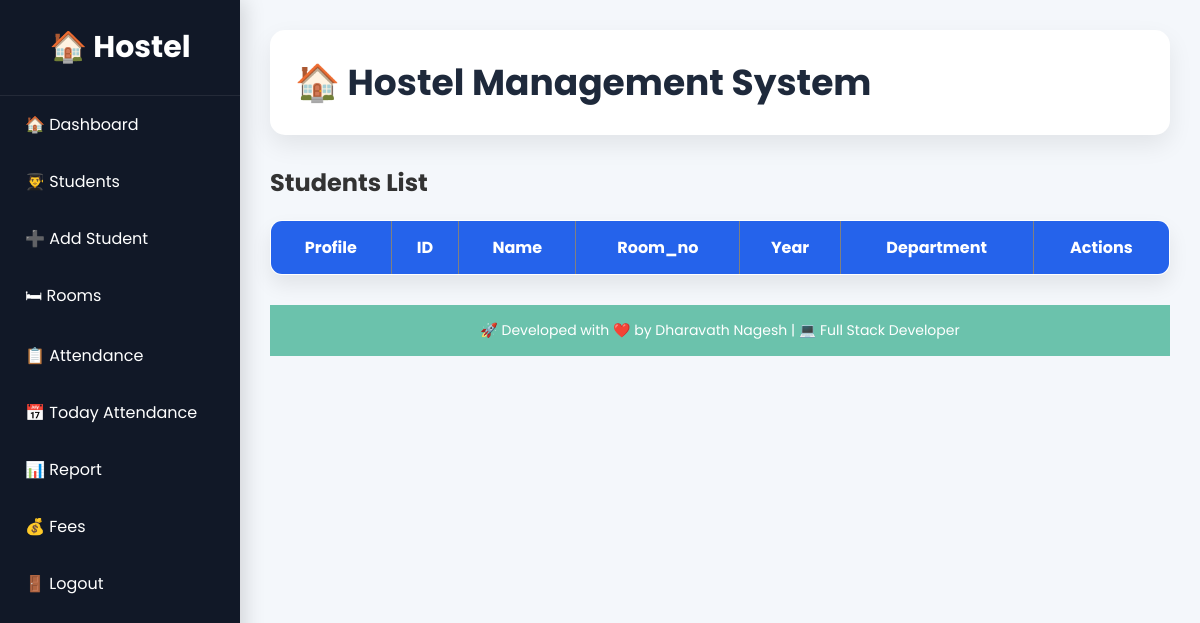
The page /students (signed in) on the database as committed earlier.
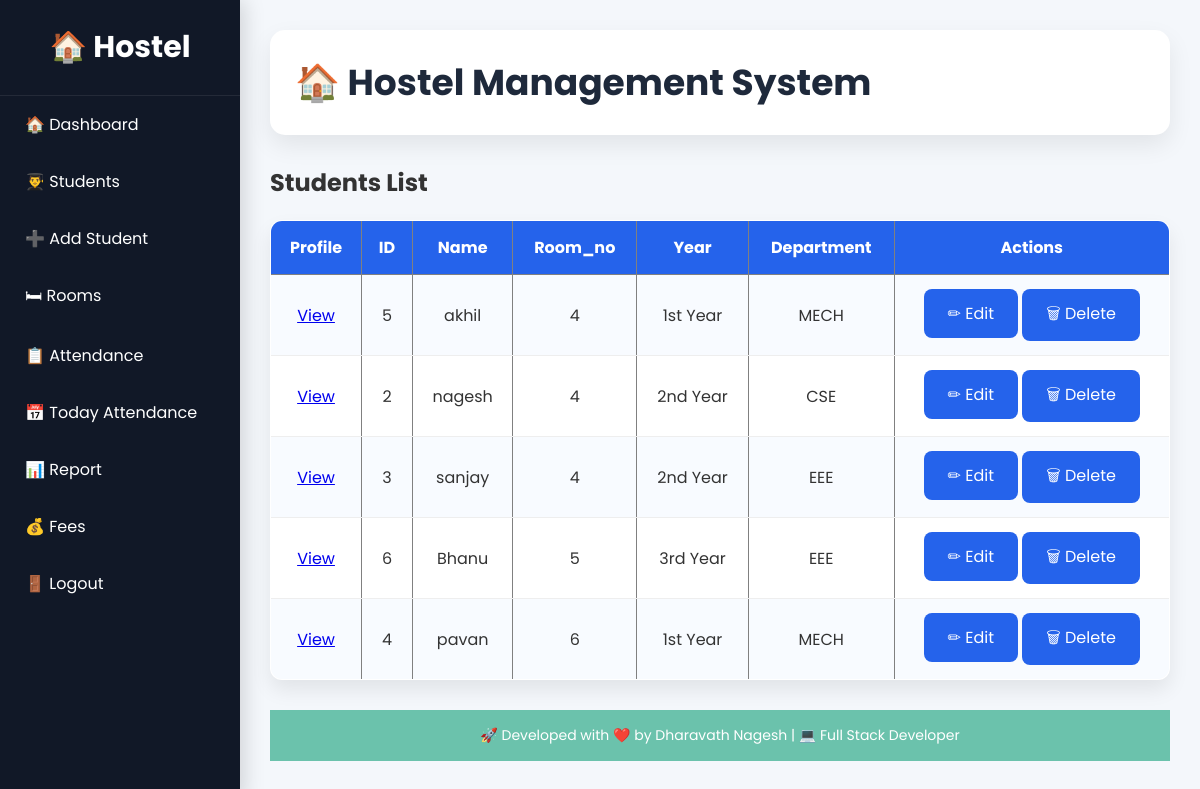
The same page on the database as committed later.
### tables this page shows
CREATE TABLE students (
        id INTEGER PRIMARY KEY AUTOINCREMENT,
        name TEXT,
        gender TEXT,
        mobile TEXT,
        address TEXT,
        room_no INTEGER,
        year TEXT,
        department TEXT
    );

### app.py (the view)
@app.route("/students")
def students():
    if not is_logged_in():
        return redirect(url_for("login"))
    conn = get_db()
    cursor = conn.cursor()
    cursor.execute("""
        SELECT *
        FROM students
        ORDER BY room_no, name
    """)
    students = cursor.fetchall()
    for student in students:
        print(dict(student))
    conn.close()
    return render_template(
        "students.html",
        students=students
    )

### app.py (called while the page is built)
def is_logged_in():
    return "user" in session

### database.py (called while the page is built)
def get_db():
    conn = sqlite3.connect(DATABASE)
    conn.row_factory = sqlite3.Row
    return conn

### templates/students.html (shortened to what this page needs)
{% extends "layout.html" %}
{% block content %}
<h2>Students List</h2>
<table border="1" cellpadding="10">
    <tr>
        <th>Profile</th>
        <th>ID</th>
        <th>Name</th>
        <th>Room_no</th>
        <th>Year</th>
        <th>Department</th>
        <th>Actions</th>
    </tr>
    {% for student in students %}
    <tr>
        <td>
    <a href="{{ url_for('student_profile', id=student.id) }}">
                View
            </a>
        </td>
        <td>{{ student.id }}</td>
        <td>{{ student.name }}</td>
        <td>{{ student.room_no }}</td>
        <td>{{ student.year }}</td>
        <td>{{ student.department }}</td>
    <td>
    <a href="{{ url_for('edit_student', student_id=student['id']) }}" class="btn btn-warning btn-sm">
            ✏ Edit
        </a>
    <a href="{{ url_for('delete_student', student_id=student['id']) }}" class="btn btn-danger btn-sm"
        onclick="return confirm('Delete this student?')">
        🗑 Delete
    </a>
    </td>
    </tr>
    {% endfor %}
</table>
<footer>
    <p>🚀 Developed with ❤️ by Dharavath Nagesh | 💻 Full Stack Developer</p>
</footer>
{% endblock %}

### templates/layout.html (shortened to what this page needs)
<!DOCTYPE html>
<html>
<head>
    <link rel="stylesheet" href="{{ url_for('static', filename='style.css') }}">
</head>
<body>
    <div class="sidebar">
        <h2>🏠 Hostel</h2>
        <a href="{{ url_for('dashboard') }}">🏠 Dashboard</a>
        <a href="{{ url_for('students') }}">👨‍🎓 Students</a>
        <a href="{{ url_for('add_student') }}">➕ Add Student</a>
        <a href="{{ url_for('rooms') }}">🛏 Rooms</a>
        <a href="{{ url_for('attendance') }}">📋 Attendance</a>
        <a href="{{ url_for('today_attendance') }}">📅 Today Attendance</a>
        <a href="{{ url_for('report') }}">📊 Report</a>
        <a href="{{ url_for('fees') }}">💰 Fees</a>
        <a href="{{ url_for('logout') }}">🚪 Logout</a>
    </div>
    <div class="main">
        <header>
            <h1>🏠 Hostel Management System</h1>
        </header>
        {% block content %}
        {% endblock %}
    </div>
</body>
</html>

### static/style.css (style rules this page uses)
* { margin: 0; padding: 0; box-sizing: border-box; font-family: 'Poppins', sans-serif; }
body { background: #f4f7fb; color: #333; }
.sidebar { position: fixed; top: 0; left: 0; width: 240px; height: 100vh; background: #111827; overflow-y: auto; box-shadow: 4px 0 20px rgba(0, 0, 0, .15); }
.sidebar h2 { color: #fff; text-align: center; padding: 25px 15px; border-bottom: 1px solid rgba(255, 255, 255, .08); font-size: 30px; }
.sidebar a { display: block; color: #fff; text-decoration: none; padding: 16px 25px; transition: .3s; font-size: 16px; }
.main { margin-left: 240px; padding: 30px; min-height: 100vh; }
header { background: #fff; padding: 25px; border-radius: 15px; margin-bottom: 30px; box-shadow: 0 10px 25px rgba(0, 0, 0, .08); }
header h1 { font-size: 36px; color: #1e293b; }
.btn, button { display: inline-block; background: #2563eb; color: white; text-decoration: none; border: none; padding: 12px 24px; border-radius: 8px; cursor: pointer; transition: .3s; }
table { width: 100%; border-collapse: collapse; background: white; margin-top: 20px; border-radius: 12px; overflow: hidden; box-shadow: 0 10px 20px rgba(0, 0, 0, .08); }
th { background: #2563eb; color: white; padding: 14px; }
td { padding: 14px; text-align: center; border-bottom: 1px solid #eee; }
tr:nth-child(even) { background: #f8fbff; }
footer { background: #6bc2ac; color: white; text-align: center; padding: 15px; position: relative; bottom: 0; width: 100%; margin-top: 30px; font-size: 14px; }

Rows that differ between the two databases and show on the page:
added students: id "5", name "akhil", room_no "4", year "1st Year", department "MECH"
added students: id "2", name "nagesh", room_no "4", year "2nd Year", department "CSE"
added students: id "3", name "sanjay", room_no "4", year "2nd Year", department "EEE"
added students: id "6", name "Bhanu", room_no "5", year "3rd Year", department "EEE"
added students: id "4", name "pavan", room_no "6", year "1st Year", department "MECH"
